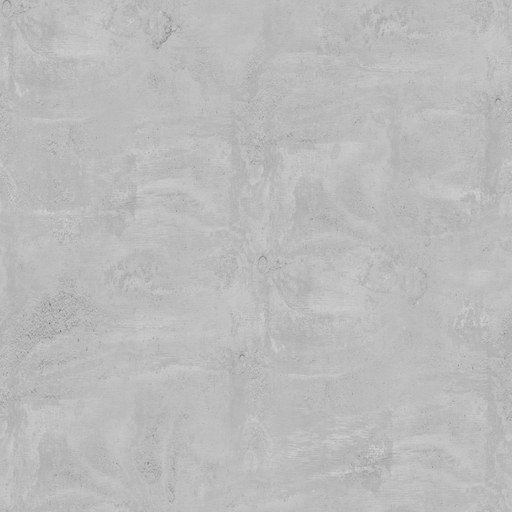
#> input picture assets/apk/materials/0_albedo.jpg, 512 x 512 px, given in place of Concrete034_1K-JPG_Color.jpg, which was not available
$ python gen_materials.py ../assets/apk/materials
#> lines starting #> are read from the running program, lines starting #| are printed output that depends on the picture; long printed decimals are rounded; pictures that were not available may be replaced by others from this repository, and a replacement may not be noted
#!/usr/bin/env python3
"""Pack ambientCG (CC0 1.0, https://ambientcg.com/license) material sets into the
compact layers the renderer loads (assets/apk/materials/):

  <layer>_albedo.jpg   1024x1024 sRGB colour as photographed, ambient occlusion baked in
  <layer>_nrm.jpg      512x512: R,G = OpenGL-convention normal XY, B = roughness

Also prints each layer's mean linear albedo (materials.glsl kLayerMean), which the
shaders use when a layer only modulates a palette colour.

Usage: tools/gen_materials.py <dir with extracted *_1K-JPG sets>
"""
import sys
from pathlib import Path

import numpy as np
from PIL import Image

LAYERS = [  # order = texture array layer (shaders/include/materials.glsl)
    "Concrete034", "Metal021", "CorrugatedSteel005", "Asphalt031",
    "PavingStones138", "Rust009", "PaintedPlaster006", "MetalPlates006",
    "CorrugatedSteel007B", "CorrugatedSteel002", "CorrugatedSteel006A", "Metal041B",
    "Concrete042C", "Tiles133A", "Tiles138", "WoodSiding005",
]
SIZE = 1024       # albedo
NRM_SIZE = 512    # normal + roughness
OUT = Path(__file__).resolve().parent.parent / "assets" / "apk" / "materials"


def load(path, mode, size):
#> called with mode = 'RGB', size = 1024
    return Image.open(path).convert(mode).resize((size, size), Image.LANCZOS)


def main(src):
    OUT.mkdir(parents=True, exist_ok=True)
    means = []
    for i, name in enumerate(LAYERS):
        d = Path(src) / name
        base = f"{name}_1K-JPG"
        col = np.asarray(load(d / f"{base}_Color.jpg", "RGB", SIZE)).astype(np.float32) / 255.0
        lin = np.where(col <= 0.04045, col / 12.92, ((col + 0.055) / 1.055) ** 2.4)
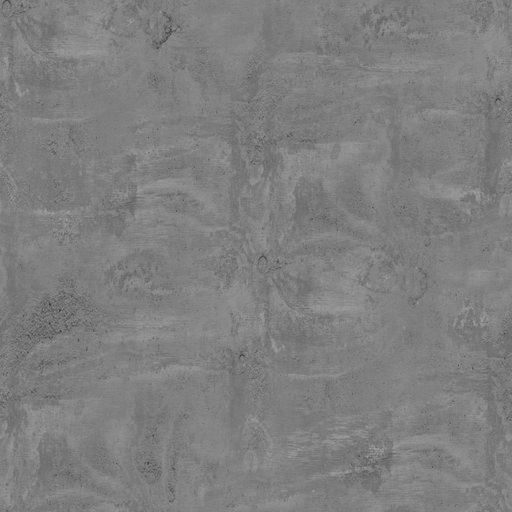
#> lin: shape (1024, 1024, 3) float32 (shown at 1/2 size); min 0.168, max 0.665, mean 0.499
        ao_path = d / f"{base}_AmbientOcclusion.jpg"
        if ao_path.exists():
            ao = np.asarray(load(ao_path, "L", SIZE)).astype(np.float32)[..., None] / 255.0
            lin = lin * (0.35 + 0.65 * ao)
        means.append(lin.reshape(-1, 3).mean(axis=0))
        srgb = np.where(lin <= 0.0031308, lin * 12.92, 1.055 * np.clip(lin, 0, 1) ** (1 / 2.4) - 0.055)
        Image.fromarray((srgb * 255 + 0.5).astype(np.uint8)).save(OUT / f"{i}_albedo.jpg", quality=90)

        nrm = np.asarray(load(d / f"{base}_NormalGL.jpg", "RGB", NRM_SIZE)).astype(np.float32)
#> call 2 of load, with mode = 'RGB', size = 512
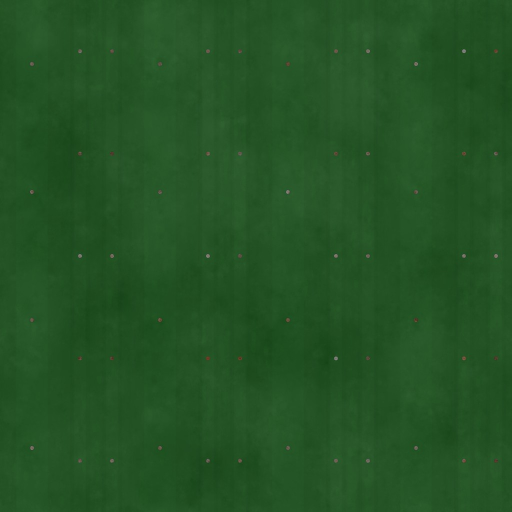
#> input picture assets/apk/materials/10_albedo.jpg, 1024 x 1024 px, given in place of Concrete034_1K-JPG_NormalGL.jpg, which was not available (shown at 1/2 size)
#> in load (call 2), `return Image.open(path).convert(mode).resize((size, size), Image.LANCZ..`:
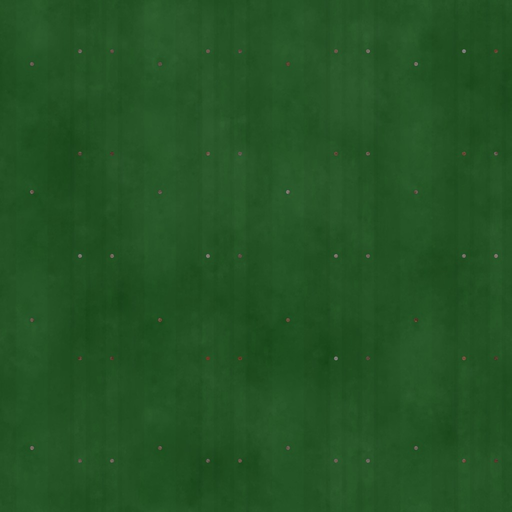
#> returned value: PIL image 512x512 RGB; mean R, G, B 35.6, 83, 36.8
        # Centre XY: some scans (overlapping siding boards) lean on average, which would
        # tilt the whole wall's shading.
        nrm[..., :2] -= nrm[..., :2].reshape(-1, 2).mean(axis=0) - 127.5
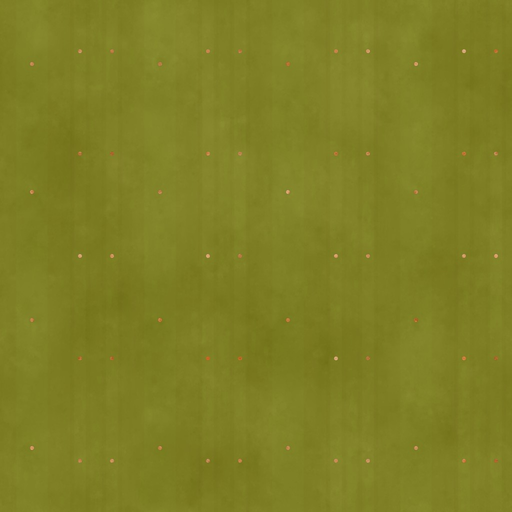
#> nrm: shape (512, 512, 3) float32; mean R, G, B 127.4, 127.4, 36.8
        nrm = np.clip(nrm + 0.5, 0, 255).astype(np.uint8)
        rough = np.asarray(load(d / f"{base}_Roughness.jpg", "L", NRM_SIZE))
#> call 3 of load, with mode = 'L', size = 512
#> in load (call 3), `return Image.open(path).convert(mode).resize((size, size), Image.LANCZ..`:
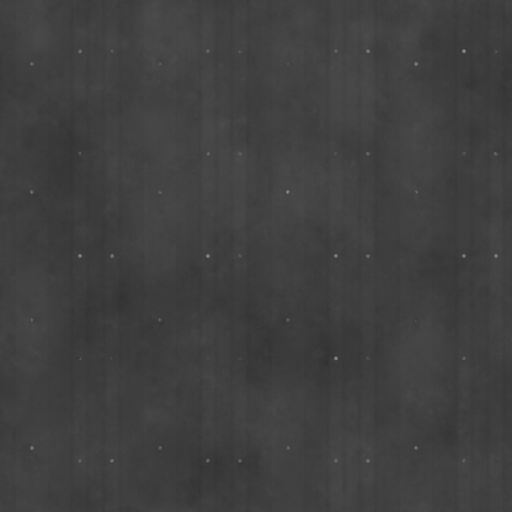
#> returned value: PIL image 512x512 L; min 49, max 135, mean 63.7
        packed = np.dstack([nrm[..., 0], nrm[..., 1], rough])
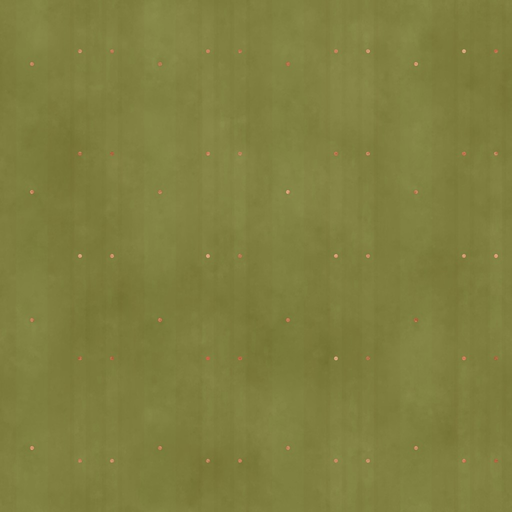
#> packed: shape (512, 512, 3); mean R, G, B 127.6, 127, 63.7
        Image.fromarray(packed).save(OUT / f"{i}_nrm.jpg", quality=92)
        print(f"layer {i}: {name} mean {means[-1].round(3).tolist()}")
#| layer 0: Concrete034 mean [0.499, 0.499, 0.499]
    print("const vec3 kLayerMean[%d] = vec3[%d](%s);" % (len(LAYERS), len(LAYERS), ", ".join(
        "vec3(%.3f, %.3f, %.3f)" % tuple(m) for m in means)))
    (OUT / "CREDITS.txt").write_text(
        "Material textures from ambientCG (https://ambientcg.com), CC0 1.0 Universal.\n"
        + "\n".join(f"layer {i}: {n} (https://ambientcg.com/view?id={n})" for i, n in enumerate(LAYERS)) + "\n")


if __name__ == "__main__":
#> (the run stopped early here; a loop or call above may not have finished)
